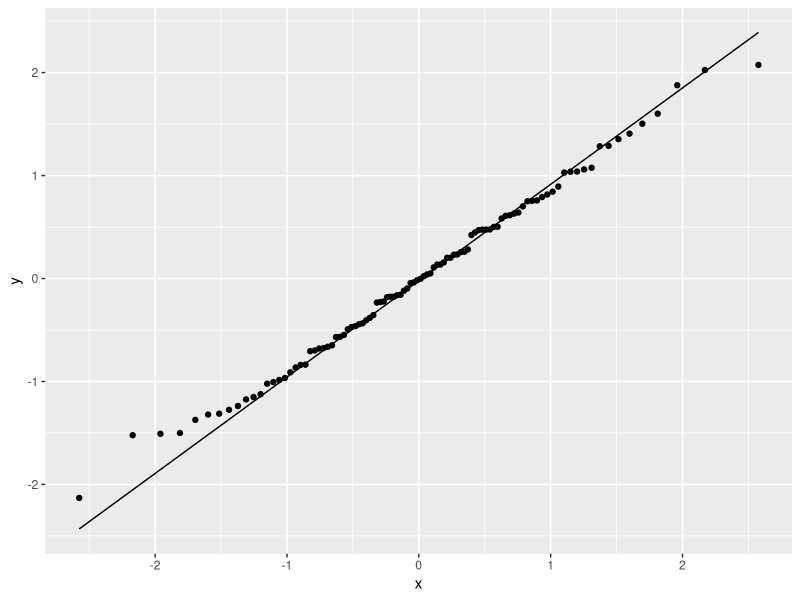

Here is the R script that generated this plot: (Note: this script raises an error after producing the figure.)
dev.off()
rm(list = ls())
cat("\014")
# install.packages("ggplot2")
library(ggplot2)

# ========================================== #
# ===== Global parameters ================== #
# ========================================== #

periods <- 100

# ========================================== #

# ========================================== #
# ===== Standard normal max likelihood ===== #
# ========================================== #

y     <- rep(1, periods)
eps_y <- rnorm(periods, 0, 1)
x     <- runif(periods, 0, 1)

b_0   <- 0.4
b_1   <- 1.2

y <- b_0 + b_1 * x + eps_y

# Likelihood function to optimise over
llf <- function(theta, x, y){
  # x <- x
  # y <- y
  
  b0 <- theta[1]
  b1 <- theta[2]
  sd <- theta[3]
  T  <- length(y)
  
  mu <- b0 + b1 * x
  s2 <- sd ** 2
  
  c    <- log(2 * pi * s2)
  summ <- sum((y - mu) ** 2 / s2)
  
  llog <- -0.5 * (T * c + summ)
  
  return(-llog)
}

# Starting guess of parameters to be estimated
b0_start <- 0.3
b1_start <- 0.5
sd_start <- 0.9

theta <- c(b0_hat = b0_start,
           b1_hat = b1_start,
           sd_hat = sd_start)

# Optimisation of theta parameters
fit   <- optim(par      = theta, 
               fn       = llf, 
               x = x, y = y, 
               hessian  = TRUE,
               method   = "BFGS")

# Finding std.ers and interval for parameters
fisher_info <- solve(fit$hessian)
std_errors  <- sqrt(diag(fisher_info))
lower       <- fit$par - 1.96 * std_errors
upper       <- fit$par + 1.96 * std_errors
interval    <- data.frame(value   = fit$par,
                          lower   = lower,
                          upper   = upper,
                          sdt_err = std_errors)
interval

# Study the produced error term
eps_hat <- y - fit$par[1] - fit$par[2] * x

ggplot(NULL, aes(sample = eps_hat)) +
  stat_qq() + stat_qq_line() +
  labs(main = "Normal Q-Q Plot")

# ===== Conclusion ========================= #
#' The derived parameters are somewhat close,
#' b1 being the most imprecisely estimated.
#' The derived std errors are fairly prcise.
#' In conclusion the implementation of mle is
#' working.
#' The QQ plots confirms normality of the
#' error term.

# ========================================== #
# ===== Random normal max likelihood ======= #
# ========================================== #

# Some random number x <- mu + eps(0,1)
x     <- rnorm(n = periods, mean = 0, sd = 1)

llf_sn <- function(theta, y){
  mu <- theta[1]
  sd <- theta[2]
  T  <- length(y)
  
  sig2 <- sd ** 2
  
  c    <- log(2 * pi * sig2)
  summ <- sum((y - mu) ** 2 / sig2)
  
  llog <- -0.5 * (T * c + summ)
  
  return(-llog)
}

theta <- c(mu_hat = mu_start,
           sd_hat = sd_start)

fit   <- optim(theta, llf_sn, y = x, 
               hessian = TRUE,
               method = "BFGS")

fisher_info <- solve(fit$hessian)
std_errors  <- sqrt(diag(fisher_info))
lower       <- fit$par - 1.96 * std_errors
upper       <- fit$par + 1.96 * std_errors
interval    <- data.frame(value   = fit$par,
                          lower   = lower,
                          upper   = upper,
                          sdt_err = std_errors)
interval

# Study normality of the empirical error term
eps_hat <- x - interval$value[1]

ggplot(NULL, aes(sample = eps_hat)) +
  stat_qq() + stat_qq_line() +
  labs(main = "Normal Q-Q Plot")
  
qqnorm(y = eps_hat, 
       main = "Normal Q-Q Plot",
       xlab = "Theoretical Quantiles",
       ylab = "Sample Quantiles")
qqline(eps_hat, col = 2)

# ===== Conclusion ========================= #
#' The derived parameters are fairly close.
#' The derived std errors are acceptably
#' small. In conclusion the idea of mle is
#' working, but the hessian produces intervals
#' that are unacceptably wide.
#' The QQ plots confirm normality of the error
#' term.

# ========================================== #
# ===== AR(1) maximum likelihood =========== #
# ========================================== #

y   <- rep(1, periods)
eps <- rnorm(periods, 0, 1)

mu  <- 0.4
sd  <- 0.3
rho <- 0.5

for (t in 2:periods){
  y[t] <- mu + rho * y[t-1] + eps[t]
}

llf_ar <- function(theta, y){
  mu  <- theta["mu_hat"]
  sd  <- theta["sd_hat"]
  rho <- theta["rho_hat"]
  T   <- length(y)
  
  #' The first y has cond expectation y_0
  #' The others have mu + rho * y(t-1)
  #' Cond var is always sig2_eps
  mu_1 <- mu / (1 - rho)
  mu_2 <- mu + rho * lag(y[2:T],1)
  s2_1 <- sd ** 2 / (1 - rho ** 2)
  s2_2 <- sd ** 2
  
  c_1  <- log(2 * pi * s2_1)
  c_2  <- log(2 * pi * s2_2)

  p1 <- c_1 + (y[1] - mu_1) ** 2 / s2_1
  p2 <- (T-1) * c_2 + sum( (y[2:T] - mu_2) ** 2 / s2_2)
  
  llog <- -0.5 * (p1 + p2)
  
  return(-llog)
}

theta <- c(mu_hat  = 0.4, 
           sd_hat  = 0.3, 
           rho_hat = 0.8)

ui    <- rbind(c(0, 0, 1), c(0, 0, -1))
ci    <- c(0, -1)

fit   <- optim(par = theta, fn = llf_ar, y = y,
               method = 'L-BFGS-B',
               lower = c(-10, 0.01, 0.01),
               upper = c( 10, 2.00, 0.99),
               hessian = TRUE)

fisher_info <- solve(fit$hessian)
std_errors  <- sqrt(diag(fisher_info))
lower       <- fit$par - 1.96 * std_errors
upper       <- fit$par + 1.96 * std_errors
interval    <- data.frame(value   = fit$par,
                          lower   = lower,
                          upper   = upper,
                          sdt_err = std_errors)
interval

# Study normality of the empirical error term
s2_hat  <- c(interval$value[2] / (1 - interval$value[3] ** 2), 
             interval$value[2] + interval$value[3] * lag(x[2:periods], 1) ** 2)
eps_hat <- x[2:periods] - interval$value[1] - interval$value[3] * lag(x[2:periods], 1)

ggplot(NULL, aes(sample = eps_hat)) +
  stat_qq() + stat_qq_line() +
  labs(main = "Normal Q-Q Plot")

# ===== Conclusion ========================= #
#' The derived parameters are not close.
#' The QQ plot rejects normality of the error
#' term.
#' It is undeniable that the function is not
#' correct.

# ========================================== #